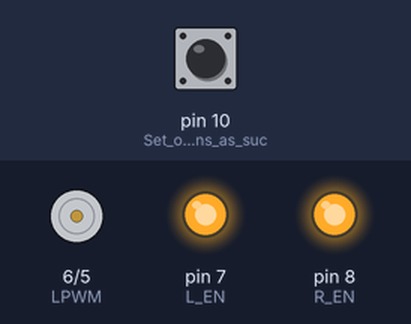
Simulated run of this sketch. Board: Arduino Uno, built with avr-gcc and run on an emulated ATmega328P. Parts: motor-driver pin pairs drawn as motors (green arrow = first pin HIGH = forward, orange = second pin HIGH = backward, longer = more drive), output pins drawn as LEDs (lit = HIGH). Inputs (shaded band) come from the test bench; at power-on: pin 10 (Set_our_input_pins_as_suc) LOW. What the sketch prints to the serial monitor is not drawn.

Above: at 0.1 s.
At 1.1 s:
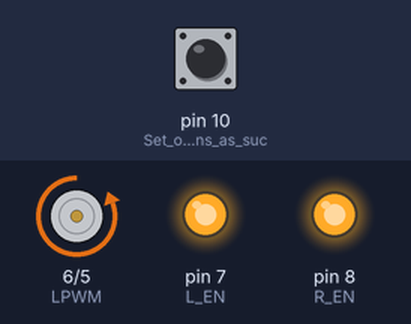
Timing chart, 0 to 2.6 s (numbered marks = the images above):
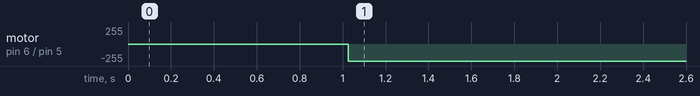

The sketch:

RemoteHBridge.ino
```cpp
/*........................
  BTS7960 Motor Driver Test
  Written By : Mohannad Rawashdeh
  Code for :
  https://www.instructables.com/member/Mohannad+Rawashdeh/
*/
int RPWM = 5;
int LPWM = 6;
// timer 0
int L_EN = 7;
int R_EN = 8;

// 1130 High up, 1500 mid, 1850 all down
int pwm_value; // Here's where we'll keep our channel values
int speed = 0;
int MAX_REMOTE_VALUE = 1750;
int LOW_REMOTE_VALUE = 1280;
int MID_REMOTE_VALUE = 1500;


void setup() {

  // put your setup code here, to run once:
  pinMode(10, INPUT); // Set our input pins as such
  for (int i = 5; i < 9; i++) {
    pinMode(i, OUTPUT);
  }
  for (int i = 5; i < 9; i++) {
    digitalWrite(i, LOW);
  }
  Serial.println("EN High");
  digitalWrite(R_EN, HIGH);
  digitalWrite(L_EN, HIGH);
  delay(1000);
  Serial.begin(9600);
}


void loop() {
  // put your main code here, to run repeatedly:

 pwm_value = pulseIn(10, HIGH, 25000); // Read the pulse width of
 Serial.print("pwm value:");
 Serial.println(pwm_value);
 if(pwm_value > MID_REMOTE_VALUE + 20){
  speed = pwm_value - MID_REMOTE_VALUE;
  if(speed > 255)
    speed = 255;
  Serial.print("Speed Down:");
  Serial.println(speed);
  analogWrite(LPWM, speed);
 }

 if(pwm_value < MID_REMOTE_VALUE -20){
  speed = MID_REMOTE_VALUE - pwm_value;
  if(speed > 255)
    speed = 255;
  Serial.print("Speed Up:");
  Serial.println(speed);
  analogWrite(RPWM, speed);
 }

 delay(50);


}
```

Measured:
- by itself, motor on pin 6 (LPWM) / pin 5 (RPWM): stopped → backward 255/255 at 1.0 s
